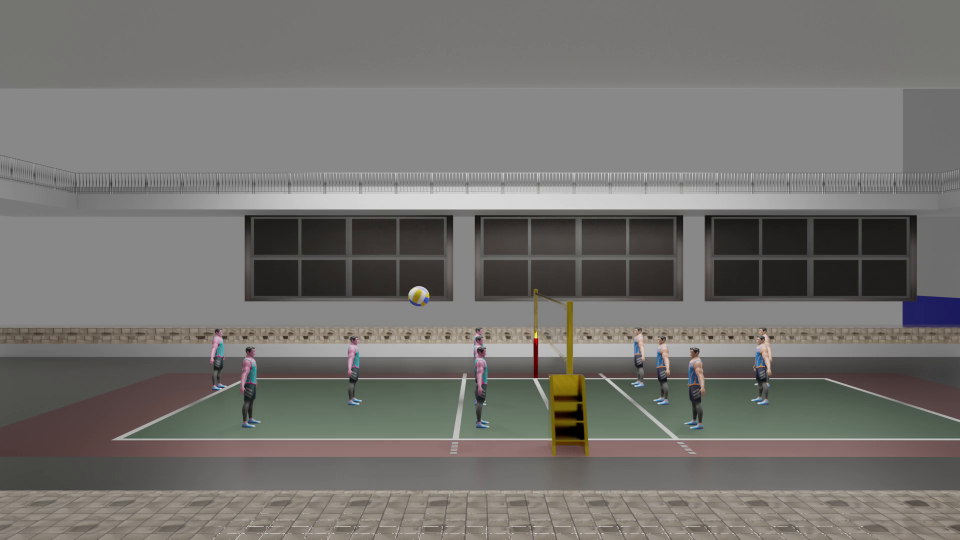
#> input picture frame 18 of test-vids/finalLeft.mkv, 1920 x 1080 px (shown at 1/2 size)
$ python debug_blender_projection.py
#> lines starting #> are read from the running program, lines starting #| are printed output that depends on the picture
import cv2
import pandas as pd
import numpy as np
import os

# Paths
VIDEO_PATH = r"f:\hawkeye\test-vids\finalLeft.mkv"
CSV_PATH = r"f:\hawkeye\3D-models\Latest volley go brr\ball_positions_blender.csv"
OUTPUT_DIR = r"f:\hawkeye\dataset\blender_debug"

# Camera Parameters
FOCAL_LENGTH_PX = 1600.0
RES_W = 1920
RES_H = 1080
CX = RES_W / 2
CY = RES_H / 2

# Extrinsics
R = np.array([
    [-0.016771, 0.19022 , -0.9816 ],
    [ 0.99516 , 0.098228,  0.002032],
    [ 0.096807, -0.97682, -0.19094]
])
t = np.array([17.569, -6.6545, 6.1974])

BALL_RADIUS_M = 0.105

def debug_projection():
    if not os.path.exists(OUTPUT_DIR):
        os.makedirs(OUTPUT_DIR)

    df = pd.read_csv(CSV_PATH)
#> (reads src/tmp/ball_positions_blender.csv from the repository)
    df.columns = df.columns.str.lower()

    cap = cv2.VideoCapture(VIDEO_PATH)

    for i in range(20): # Check first 20 frames
        ret, frame = cap.read()
        if not ret:
            break

        frame_num = i + 1
        row = df[df['frame'] == frame_num]

        if not row.empty:
            P_world = np.array([row.iloc[0]['x'], row.iloc[0]['y'], row.iloc[0]['z']])
            P_camera = R.T @ (P_world - t)
            Xc, Yc, Zc = P_camera

            if Zc > 0:
                u = int(FOCAL_LENGTH_PX * Xc / Zc + CX)
                v = int(FOCAL_LENGTH_PX * Yc / Zc + CY)

                radius_px = int(FOCAL_LENGTH_PX * BALL_RADIUS_M / Zc)

                # Draw circle
                cv2.circle(frame, (u, v), radius_px, (0, 255, 0), 2)
                cv2.putText(frame, f"Frame {frame_num}", (50, 50), cv2.FONT_HERSHEY_SIMPLEX, 1, (0, 255, 0), 2)

                cv2.imwrite(os.path.join(OUTPUT_DIR, f"debug_{i:03d}.jpg"), frame)
                print(f"Saved debug_{i:03d}.jpg: ({u}, {v})")
            else:
                print(f"Frame {frame_num}: Zc <= 0")
        else:
            print(f"Frame {frame_num}: No data")
#> this loop made 20 passes
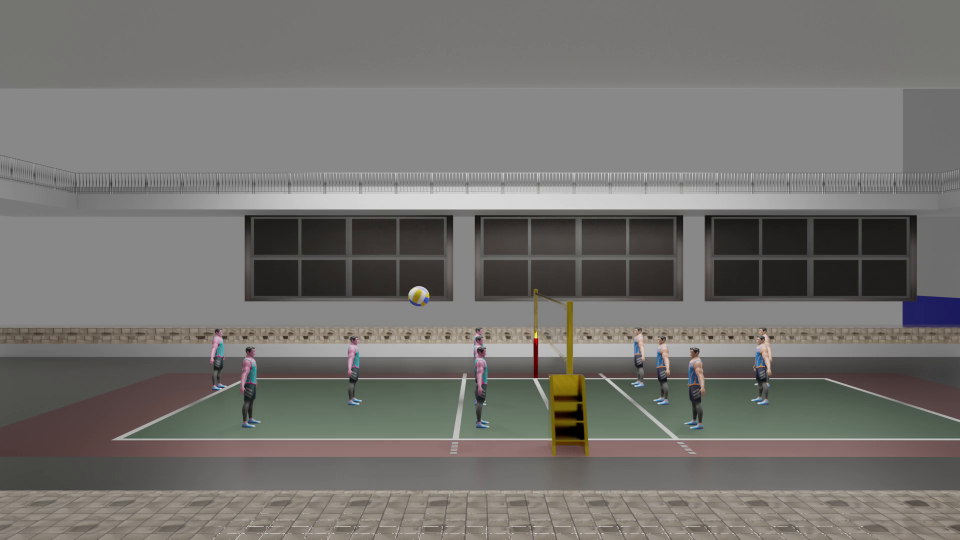
#> input picture frame 18 of test-vids/finalLeft.mkv, 1920 x 1080 px (shown at 1/2 size)
#> pass 2, in debug_projection, `cv2.imwrite(os.path.join(OUTPUT_DIR, f"debug_{i:03d}.jpg"), frame)`:
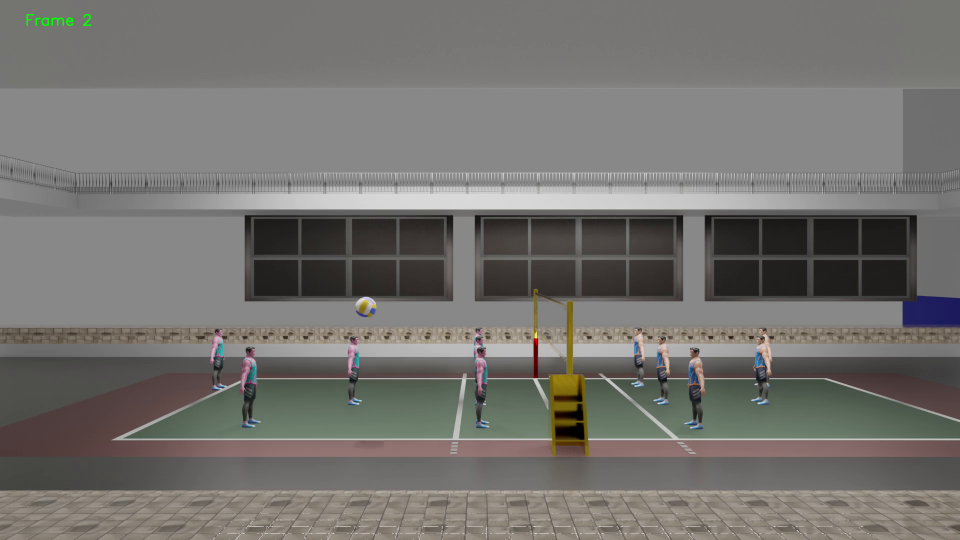
#> saved as debug_001.jpg: shape (1080, 1920, 3) (shown at 1/2 size); mean B, G, R 111, 114.5, 116.7

    cap.release()

if __name__ == "__main__":
    debug_projection()
